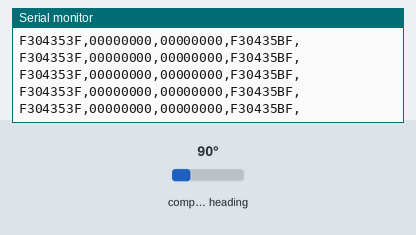
The sketch below on a simulated Arduino Uno, built with avr-gcc and run on an emulated ATmega328P. Parts: the last lines printed to the serial monitor. The test bench sets the inputs (shaded band); at power-on: compass heading 90°.

Above: at 1.2 s.
1.3 s: compass heading set to 7°
At 1.41 s:
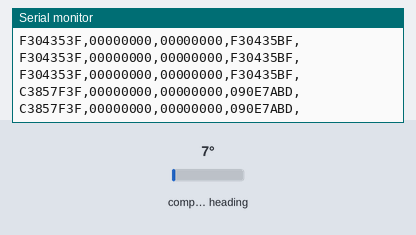
3.2 s: compass heading set to 90°
At 3.23 s:
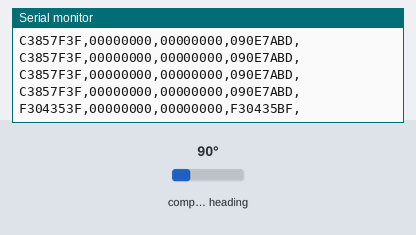
6.2 s: compass heading set to 180°
At 6.26 s:
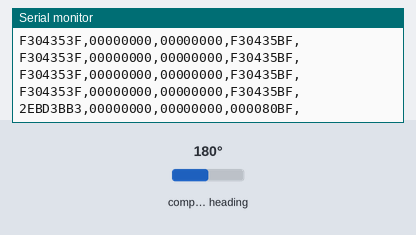
8.1 s: compass heading set to 269°
At 8.15 s:
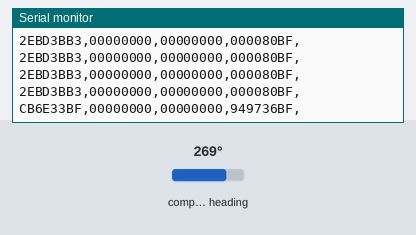
10.0 s: compass heading set to 352°
At 10.03 s:
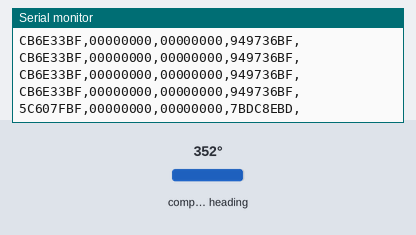

Measured:
- after the input at 1.3 s, the serial monitor: prints a new line at once (image 1)
- after the input at 6.2 s, the serial monitor: prints a new line after 0.06 s (image 3)
- after the input at 8.1 s, the serial monitor: prints a new line at once (image 4)
- after the input at 10.0 s, the serial monitor: prints a new line at once (image 5)

The sketch:

BNO_9DOF_Processing.ino
```cpp
////This will send Euler Angle data to Processing
#include "CommunicationUtils.h"
#include <Wire.h>

//IMU//
#include <Adafruit_Sensor.h>
#include <Adafruit_BNO055.h>
Adafruit_BNO055 bno = Adafruit_BNO055(55);

float PQR[3];
float Euler[3];
float Qout[4];

void setup()
{
  Serial.begin(115200);
  Wire.begin();

  // IMU //
  if(!bno.begin())
  {
    /* There was a problem detecting the BNO055 ... check your connections */
    Serial.print("Ooops, no BNO055 detected ... Check your wiring or I2C ADDR!");
    while(1);
  }

  Serial.println("IMU Sensor Initialized - Waiting 1 second to calibrate - DO NOT MOVE!");

  bno.setExtCrystalUse(true);
}

void loop() {

   //Grab the 9DOF Data
   //imu::Vector<3> euler = bno.getVector(Adafruit_BNO055::VECTOR_EULER);
   //imu::Vector<3> rate = bno.getVector(Adafruit_BNO055::VECTOR_GYROSCOPE);
   imu::Quaternion quats = bno.getQuat();

//   Euler[0] = euler.x();
//   Euler[1] = euler.y();
//   Euler[2] = euler.z();
//   PQR[0] = rate.x();
//   PQR[1] = rate.y();
//   PQR[2] = rate.z();
    Qout[0] = quats.w();
    Qout[1] = quats.x();
    Qout[2] = quats.y();
    Qout[3] = quats.z();

   //Send Euler Angles to Computer
   //serialPrintFloatArr(Euler,3);
   //Send PQR to Computer
   //serialPrintFloatArr(PQR,3);
   serialPrintFloatArr(Qout,4);
   Serial.println("\r\n"); //line break

   delay(60); //Delay for 60 milliseconds so we don't send a shit ton of information
   //to the computer.

}
```
